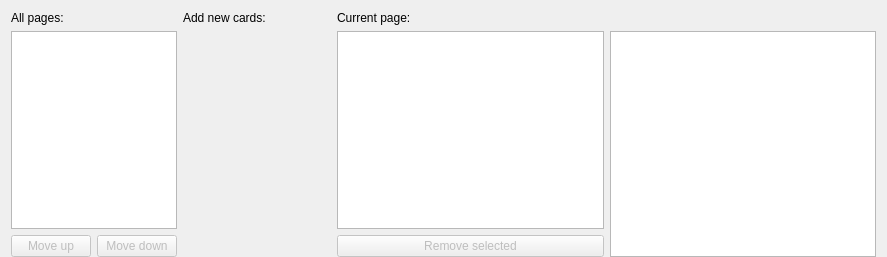
<?xml version="1.0" encoding="UTF-8"?>
<ui version="4.0">
 <class>ColumnarCentralWidget</class>
 <widget class="QWidget" name="ColumnarCentralWidget">
  <property name="geometry">
   <rect>
    <x>0</x>
    <y>0</y>
    <width>887</width>
    <height>257</height>
   </rect>
  </property>
  <layout class="QGridLayout" name="gridLayout">
   <property name="bottomMargin">
    <number>0</number>
   </property>
   <item row="7" column="0">
    <widget class="QPushButton" name="page_move_up">
     <property name="enabled">
      <bool>false</bool>
     </property>
     <property name="text">
      <string>Move up</string>
     </property>
     <property name="icon">
      <iconset theme="arrow-up"/>
     </property>
    </widget>
   </item>
   <item row="0" column="3" colspan="2">
    <widget class="QLabel" name="page_view_label">
     <property name="text">
      <string>Current page:</string>
     </property>
    </widget>
   </item>
   <item row="4" column="2" rowspan="4">
    <widget class="VerticalAddCardWidget" name="add_card_widget" native="true">
     <property name="sizePolicy">
      <sizepolicy hsizetype="Expanding" vsizetype="Expanding">
       <horstretch>5</horstretch>
       <verstretch>1</verstretch>
      </sizepolicy>
     </property>
    </widget>
   </item>
   <item row="4" column="4" rowspan="4">
    <widget class="PageRenderer" name="page_renderer">
     <property name="sizePolicy">
      <sizepolicy hsizetype="Expanding" vsizetype="Expanding">
       <horstretch>9</horstretch>
       <verstretch>1</verstretch>
      </sizepolicy>
     </property>
     <property name="acceptDrops">
      <bool>false</bool>
     </property>
     <property name="renderHints">
      <set>QPainter::RenderHint::Antialiasing</set>
     </property>
    </widget>
   </item>
   <item row="7" column="3">
    <widget class="QPushButton" name="delete_selected_images_button">
     <property name="enabled">
      <bool>false</bool>
     </property>
     <property name="text">
      <string>Remove selected</string>
     </property>
     <property name="icon">
      <iconset theme="edit-delete"/>
     </property>
    </widget>
   </item>
   <item row="0" column="2">
    <widget class="QLabel" name="add_card_widget_label">
     <property name="text">
      <string>Add new cards:</string>
     </property>
    </widget>
   </item>
   <item row="4" column="3" rowspan="3">
    <widget class="PageCardTableView" name="page_card_table_view">
     <property name="sizePolicy">
      <sizepolicy hsizetype="Expanding" vsizetype="Expanding">
       <horstretch>9</horstretch>
       <verstretch>1</verstretch>
      </sizepolicy>
     </property>
     <property name="contextMenuPolicy">
      <enum>Qt::ContextMenuPolicy::CustomContextMenu</enum>
     </property>
     <property name="lineWidth">
      <number>0</number>
     </property>
     <property name="alternatingRowColors">
      <bool>true</bool>
     </property>
     <property name="selectionBehavior">
      <enum>QAbstractItemView::SelectionBehavior::SelectRows</enum>
     </property>
     <attribute name="verticalHeaderVisible">
      <bool>false</bool>
     </attribute>
    </widget>
   </item>
   <item row="7" column="1">
    <widget class="QPushButton" name="page_move_down">
     <property name="enabled">
      <bool>false</bool>
     </property>
     <property name="text">
      <string>Move down</string>
     </property>
     <property name="icon">
      <iconset theme="arrow-down"/>
     </property>
    </widget>
   </item>
   <item row="4" column="0" rowspan="3" colspan="2">
    <widget class="QListView" name="document_view">
     <property name="sizePolicy">
      <sizepolicy hsizetype="Expanding" vsizetype="Expanding">
       <horstretch>2</horstretch>
       <verstretch>1</verstretch>
      </sizepolicy>
     </property>
     <property name="dragDropOverwriteMode">
      <bool>false</bool>
     </property>
     <property name="dragDropMode">
      <enum>QAbstractItemView::DragDropMode::InternalMove</enum>
     </property>
     <property name="defaultDropAction">
      <enum>Qt::DropAction::MoveAction</enum>
     </property>
     <property name="alternatingRowColors">
      <bool>true</bool>
     </property>
     <property name="selectionMode">
      <enum>QAbstractItemView::SelectionMode::SingleSelection</enum>
     </property>
     <property name="selectionBehavior">
      <enum>QAbstractItemView::SelectionBehavior::SelectRows</enum>
     </property>
    </widget>
   </item>
   <item row="0" column="0" colspan="2">
    <widget class="QLabel" name="document_view_label">
     <property name="text">
      <string>All pages:</string>
     </property>
    </widget>
   </item>
  </layout>
 </widget>
 <customwidgets>
  <customwidget>
   <class>VerticalAddCardWidget</class>
   <extends>QWidget</extends>
   <header>mtg_proxy_printer.ui.add_card</header>
   <container>1</container>
  </customwidget>
  <customwidget>
   <class>PageRenderer</class>
   <extends>QGraphicsView</extends>
   <header>mtg_proxy_printer.ui.page_renderer</header>
   <slots>
    <slot>on_resize_event_triggered()</slot>
   </slots>
  </customwidget>
  <customwidget>
   <class>PageCardTableView</class>
   <extends>QTableView</extends>
   <header>mtg_proxy_printer.ui.page_card_table_view</header>
  </customwidget>
 </customwidgets>
 <resources/>
 <connections/>
</ui>
